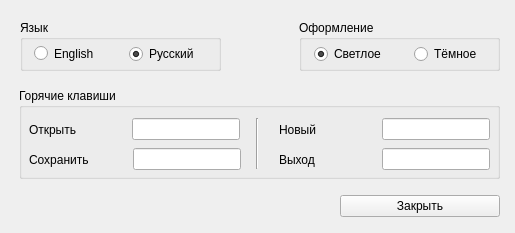
<?xml version="1.0" encoding="UTF-8"?>
<ui version="4.0">
 <class>SettingsDialog</class>
 <widget class="QWidget" name="SettingsDialog">
  <property name="windowModality">
   <enum>Qt::WindowModal</enum>
  </property>
  <property name="geometry">
   <rect>
    <x>0</x>
    <y>0</y>
    <width>515</width>
    <height>233</height>
   </rect>
  </property>
  <property name="windowTitle">
   <string>Настройки</string>
  </property>
  <property name="locale">
   <locale language="Russian" country="Russia"/>
  </property>
  <widget class="QGroupBox" name="lang_group">
   <property name="geometry">
    <rect>
     <x>20</x>
     <y>20</y>
     <width>201</width>
     <height>51</height>
    </rect>
   </property>
   <property name="title">
    <string>Язык</string>
   </property>
   <widget class="QRadioButton" name="english_radio_button">
    <property name="geometry">
     <rect>
      <x>14</x>
      <y>24</y>
      <width>69</width>
      <height>19</height>
     </rect>
    </property>
    <property name="locale">
     <locale language="English" country="UnitedStates"/>
    </property>
    <property name="text">
     <string>English</string>
    </property>
   </widget>
   <widget class="QRadioButton" name="russian_radio_button">
    <property name="geometry">
     <rect>
      <x>109</x>
      <y>24</y>
      <width>77</width>
      <height>20</height>
     </rect>
    </property>
    <property name="text">
     <string>Русский</string>
    </property>
    <property name="checked">
     <bool>true</bool>
    </property>
   </widget>
  </widget>
  <widget class="QGroupBox" name="theme_group">
   <property name="geometry">
    <rect>
     <x>299</x>
     <y>20</y>
     <width>201</width>
     <height>51</height>
    </rect>
   </property>
   <property name="title">
    <string>Оформление</string>
   </property>
   <widget class="QRadioButton" name="light_radio_button">
    <property name="geometry">
     <rect>
      <x>15</x>
      <y>24</y>
      <width>77</width>
      <height>20</height>
     </rect>
    </property>
    <property name="text">
     <string>Светлое</string>
    </property>
    <property name="checked">
     <bool>true</bool>
    </property>
   </widget>
   <widget class="QRadioButton" name="dark_radio_button">
    <property name="geometry">
     <rect>
      <x>115</x>
      <y>24</y>
      <width>72</width>
      <height>20</height>
     </rect>
    </property>
    <property name="text">
     <string>Тёмное</string>
    </property>
   </widget>
  </widget>
  <widget class="QGroupBox" name="hotkeys_group">
   <property name="geometry">
    <rect>
     <x>19</x>
     <y>88</y>
     <width>481</width>
     <height>91</height>
    </rect>
   </property>
   <property name="title">
    <string>Горячие клавиши</string>
   </property>
   <widget class="Line" name="line_3">
    <property name="geometry">
     <rect>
      <x>230</x>
      <y>30</y>
      <width>16</width>
      <height>51</height>
     </rect>
    </property>
    <property name="orientation">
     <enum>Qt::Vertical</enum>
    </property>
   </widget>
   <widget class="QWidget" name="horizontalLayoutWidget_9">
    <property name="geometry">
     <rect>
      <x>260</x>
      <y>30</y>
      <width>211</width>
      <height>23</height>
     </rect>
    </property>
    <layout class="QHBoxLayout" name="horizontalLayout_9">
     <item>
      <widget class="QLabel" name="label_new">
       <property name="text">
        <string>Новый</string>
       </property>
      </widget>
     </item>
     <item>
      <spacer name="horizontalSpacer_2">
       <property name="orientation">
        <enum>Qt::Horizontal</enum>
       </property>
       <property name="sizeHint" stdset="0">
        <size>
         <width>40</width>
         <height>20</height>
        </size>
       </property>
      </spacer>
     </item>
     <item>
      <widget class="QLineEdit" name="new_edit">
       <property name="sizePolicy">
        <sizepolicy hsizetype="Fixed" vsizetype="Fixed">
         <horstretch>0</horstretch>
         <verstretch>0</verstretch>
        </sizepolicy>
       </property>
       <property name="mouseTracking">
        <bool>true</bool>
       </property>
       <property name="focusPolicy">
        <enum>Qt::StrongFocus</enum>
       </property>
       <property name="locale">
        <locale language="English" country="UnitedStates"/>
       </property>
      </widget>
     </item>
    </layout>
   </widget>
   <widget class="QWidget" name="horizontalLayoutWidget_10">
    <property name="geometry">
     <rect>
      <x>10</x>
      <y>30</y>
      <width>211</width>
      <height>23</height>
     </rect>
    </property>
    <layout class="QHBoxLayout" name="horizontalLayout_10">
     <item>
      <widget class="QLabel" name="label_open">
       <property name="text">
        <string>Открыть</string>
       </property>
      </widget>
     </item>
     <item>
      <spacer name="horizontalSpacer_8">
       <property name="orientation">
        <enum>Qt::Horizontal</enum>
       </property>
       <property name="sizeHint" stdset="0">
        <size>
         <width>40</width>
         <height>20</height>
        </size>
       </property>
      </spacer>
     </item>
     <item>
      <widget class="QLineEdit" name="open_edit">
       <property name="sizePolicy">
        <sizepolicy hsizetype="Fixed" vsizetype="Fixed">
         <horstretch>0</horstretch>
         <verstretch>0</verstretch>
        </sizepolicy>
       </property>
       <property name="mouseTracking">
        <bool>true</bool>
       </property>
       <property name="focusPolicy">
        <enum>Qt::StrongFocus</enum>
       </property>
       <property name="contextMenuPolicy">
        <enum>Qt::NoContextMenu</enum>
       </property>
       <property name="acceptDrops">
        <bool>false</bool>
       </property>
       <property name="whatsThis">
        <string notr="true"/>
       </property>
       <property name="accessibleName">
        <string notr="true"/>
       </property>
       <property name="accessibleDescription">
        <string notr="true"/>
       </property>
       <property name="locale">
        <locale language="English" country="UnitedStates"/>
       </property>
       <property name="inputMethodHints">
        <set>Qt::ImhNone</set>
       </property>
       <property name="inputMask">
        <string notr="true"/>
       </property>
       <property name="maxLength">
        <number>32767</number>
       </property>
       <property name="frame">
        <bool>true</bool>
       </property>
       <property name="echoMode">
        <enum>QLineEdit::Normal</enum>
       </property>
       <property name="readOnly">
        <bool>false</bool>
       </property>
       <property name="placeholderText">
        <string notr="true"/>
       </property>
      </widget>
     </item>
    </layout>
   </widget>
   <widget class="QWidget" name="horizontalLayoutWidget_11">
    <property name="geometry">
     <rect>
      <x>10</x>
      <y>60</y>
      <width>212</width>
      <height>23</height>
     </rect>
    </property>
    <layout class="QHBoxLayout" name="horizontalLayout_11">
     <item>
      <widget class="QLabel" name="label_save">
       <property name="text">
        <string>Сохранить</string>
       </property>
      </widget>
     </item>
     <item>
      <spacer name="horizontalSpacer_9">
       <property name="orientation">
        <enum>Qt::Horizontal</enum>
       </property>
       <property name="sizeHint" stdset="0">
        <size>
         <width>40</width>
         <height>20</height>
        </size>
       </property>
      </spacer>
     </item>
     <item>
      <widget class="QLineEdit" name="save_edit">
       <property name="sizePolicy">
        <sizepolicy hsizetype="Fixed" vsizetype="Fixed">
         <horstretch>0</horstretch>
         <verstretch>0</verstretch>
        </sizepolicy>
       </property>
       <property name="mouseTracking">
        <bool>true</bool>
       </property>
       <property name="focusPolicy">
        <enum>Qt::StrongFocus</enum>
       </property>
       <property name="locale">
        <locale language="English" country="UnitedStates"/>
       </property>
      </widget>
     </item>
    </layout>
   </widget>
   <widget class="QWidget" name="horizontalLayoutWidget_12">
    <property name="geometry">
     <rect>
      <x>260</x>
      <y>60</y>
      <width>211</width>
      <height>23</height>
     </rect>
    </property>
    <layout class="QHBoxLayout" name="horizontalLayout_12">
     <item>
      <widget class="QLabel" name="label_quit">
       <property name="text">
        <string>Выход</string>
       </property>
      </widget>
     </item>
     <item>
      <spacer name="horizontalSpacer_10">
       <property name="orientation">
        <enum>Qt::Horizontal</enum>
       </property>
       <property name="sizeHint" stdset="0">
        <size>
         <width>40</width>
         <height>20</height>
        </size>
       </property>
      </spacer>
     </item>
     <item>
      <widget class="QLineEdit" name="quit_edit">
       <property name="sizePolicy">
        <sizepolicy hsizetype="Fixed" vsizetype="Fixed">
         <horstretch>0</horstretch>
         <verstretch>0</verstretch>
        </sizepolicy>
       </property>
       <property name="mouseTracking">
        <bool>true</bool>
       </property>
       <property name="focusPolicy">
        <enum>Qt::StrongFocus</enum>
       </property>
       <property name="locale">
        <locale language="English" country="UnitedStates"/>
       </property>
      </widget>
     </item>
    </layout>
   </widget>
  </widget>
  <widget class="QWidget" name="verticalLayoutWidget">
   <property name="geometry">
    <rect>
     <x>340</x>
     <y>190</y>
     <width>160</width>
     <height>32</height>
    </rect>
   </property>
   <layout class="QVBoxLayout" name="verticalLayout">
    <item>
     <widget class="QPushButton" name="exit_button">
      <property name="text">
       <string>Закрыть</string>
      </property>
     </widget>
    </item>
   </layout>
  </widget>
 </widget>
 <resources/>
 <connections/>
</ui>
